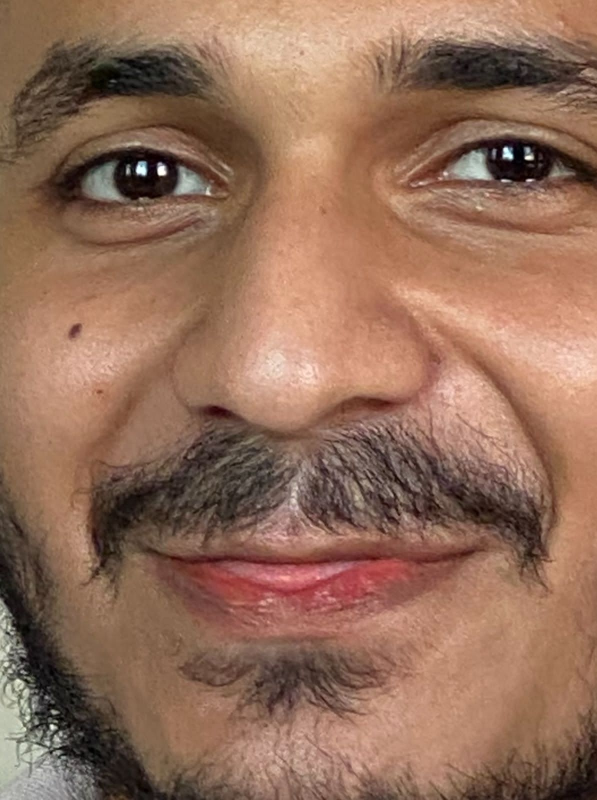
#> input picture Image to Pencil Sketch/shah.jpeg, 1193 x 1600 px (shown at 1/2 size)
$ jupyter execute 'Image to Pencil Sketch.ipynb'   (shell and % lines are left out)
#> lines starting #> are read from the running program, lines starting #| are printed output that depends on the picture
# Written by: Abu Zar Bhatti

## Beginner Level Task:2

## Image to Pencil Sketch

## Importing Libraries and Image

[cell 1]
import cv2

we are first going to import the picture

[cell 2]
image=cv2.imread('shah.jpeg')
#> image is the input picture: shape (1600, 1193, 3); mean B, G, R 89.4, 109.7, 147.3
im1=cv2.resize(image,(700,700))
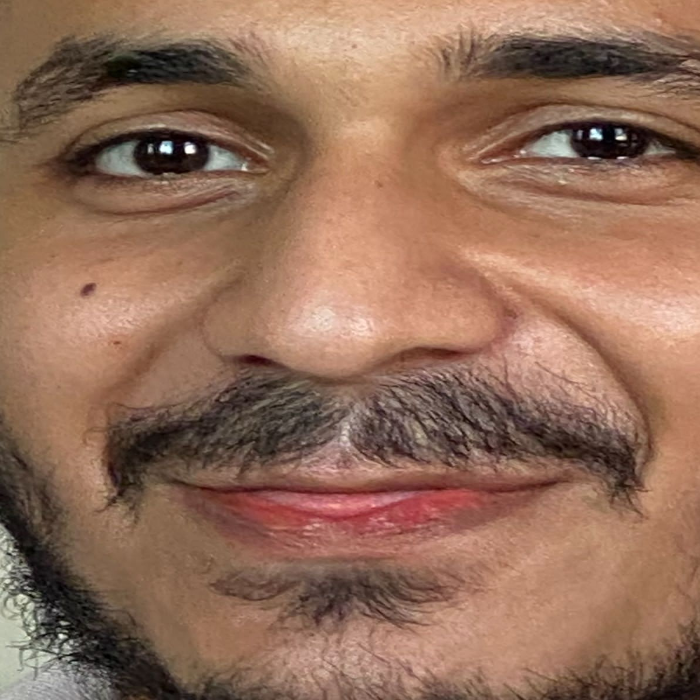
#> im1: shape (700, 700, 3); mean B, G, R 89.3, 109.6, 147.2
cv2.imshow('shahzad',im1)
cv2.waitKey(0)

## Converting image to Gray Image

now here we are converting the image to gray image

[cell 3]
gray_image=cv2.cvtColor(im1,cv2.COLOR_BGR2GRAY)
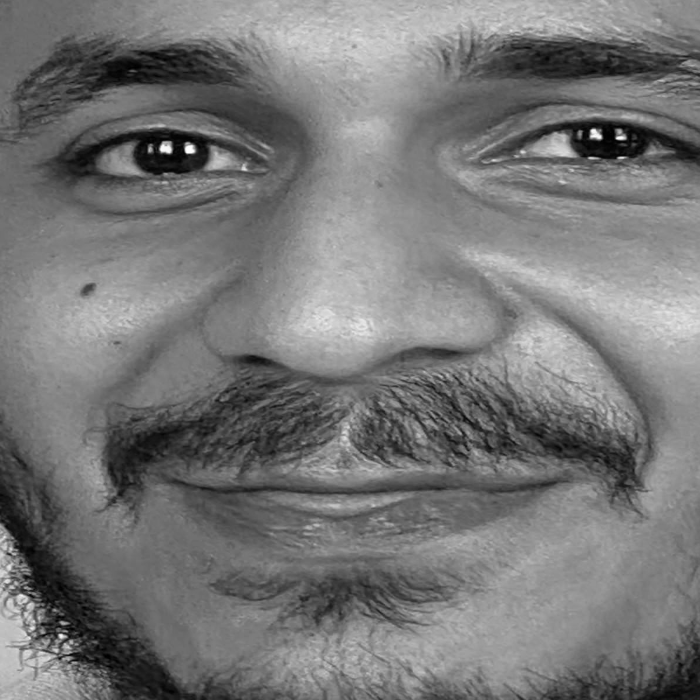
#> gray_image: shape (700, 700); min 0, max 255, mean 118.6
cv2.imshow('gray_shahzad',gray_image)
cv2.waitKey(0)

## Converting gray to inverted image

after converting it to gray we are converting it to inverted image

[cell 4]
inverted_image=255-gray_image
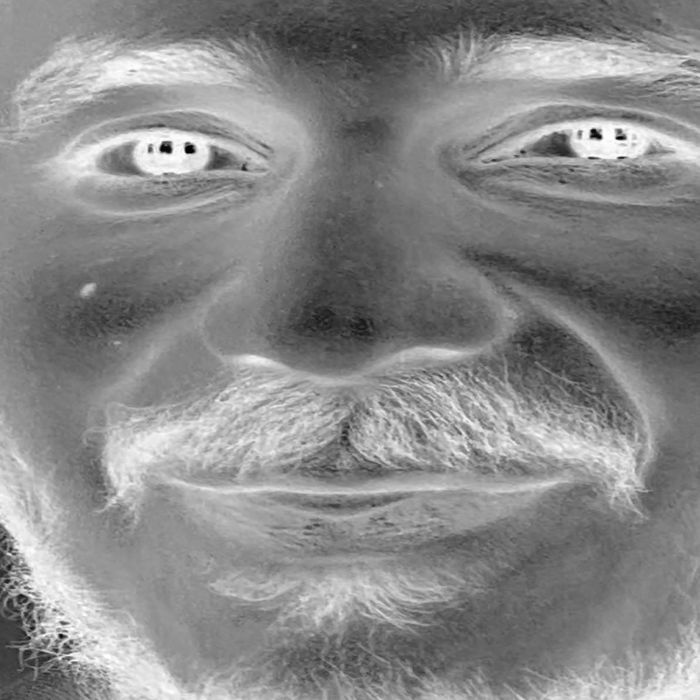
#> inverted_image: shape (700, 700); min 0, max 255, mean 136.4
cv2.imshow('shahzad',inverted_image)
cv2.waitKey(0)

## Blurring the image

then we will use GaussianBlur to blur the inverted image

[cell 5]
blur_image=cv2.GaussianBlur(inverted_image,(21,21),0)
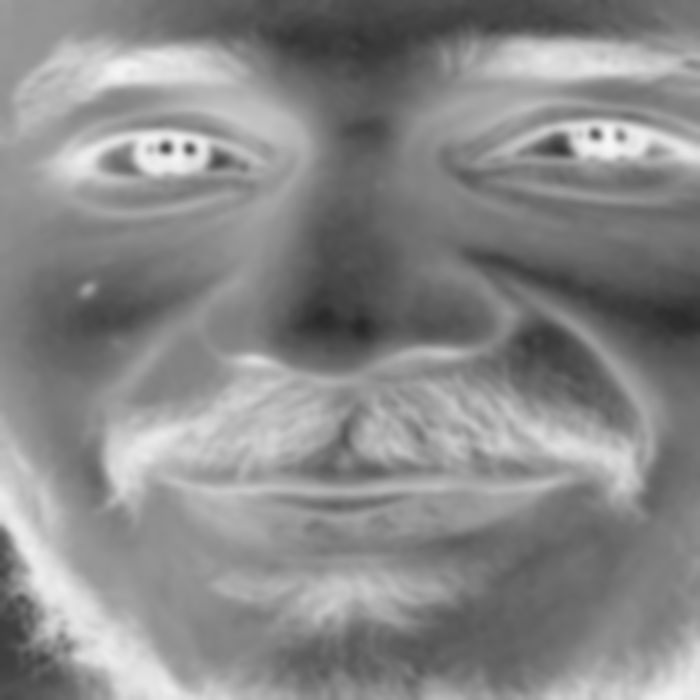
#> blur_image: shape (700, 700); min 39, max 247, mean 136.4
cv2.imshow('shahzad',blur_image)
cv2.waitKey(0)

## Inverting the blurred image

then we will invert the blurred image

[cell 6]
inverted_blur=255-blur_image
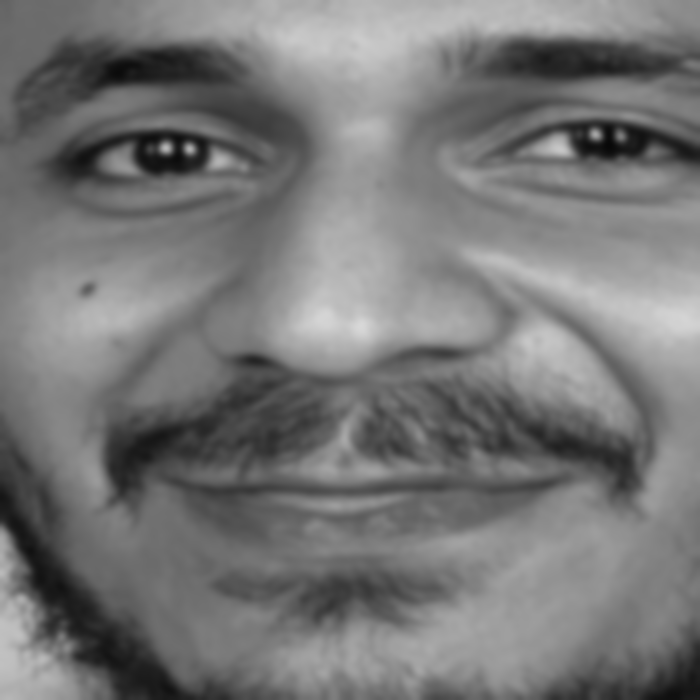
#> inverted_blur: shape (700, 700); min 8, max 216, mean 118.6
pencil_sketch=cv2.divide(gray_image,inverted_blur,scale=256.0)
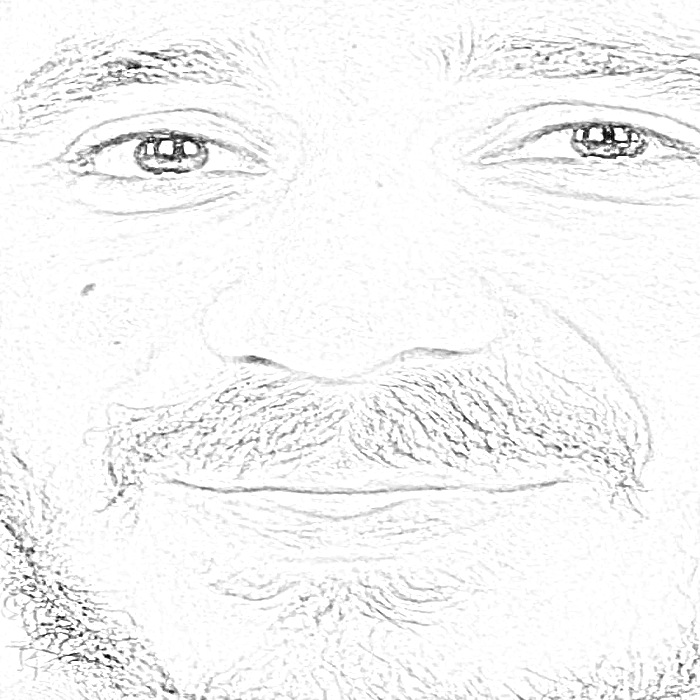
#> pencil_sketch: shape (700, 700); min 0, max 255, mean 245.4
cv2.imshow('shahzad',pencil_sketch)
cv2.waitKey(0)
